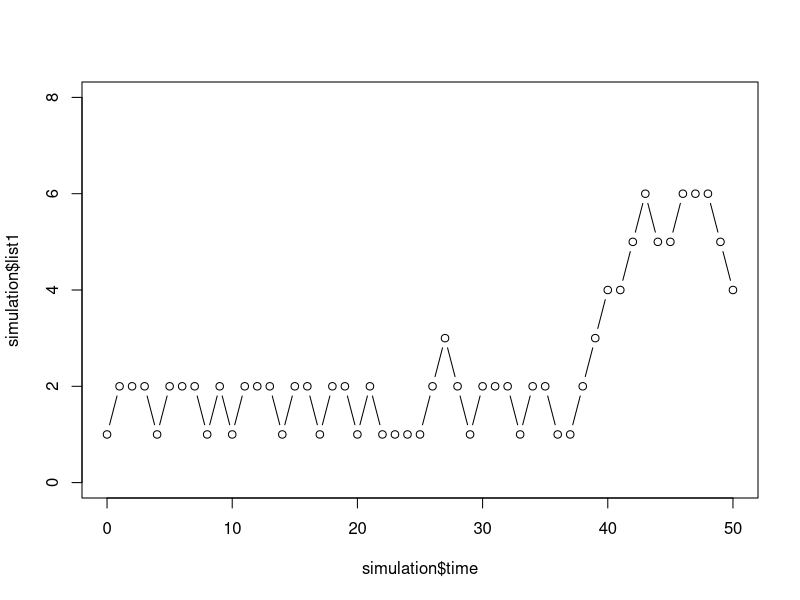

Write the R code that produced this figure.
markov_simulate = function(initial_state, transition_matrix, steps){
  dimension = 1:dim(transition_matrix)[1]
  list1 = rep(NA, steps + 1)
  list1[1] = initial_state
  for(i in 1:steps){
    list1[i + 1] = sample(dimension, 1, prob = transition_matrix[list1[i],])
  }
  return(list(list1 = list1, time= 0:steps))
}

R1 = c(1/3,2/3,0,0,0,0,0,0)
R2 = c(1/3,1/3,1/3,0,0,0,0,0)
R3 = c(0,1/3,1/3,1/3,0,0,0,0)
R4 = c(0,0,1/3,1/3,1/3,0,0,0)
R5 = c(0,0,0,1/3,1/3,1/3,0,0)
R6 = c(0,0,0,0,1/3,1/3,1/3,0)
R7 = c(0,0,0,0,0,1/3,1/3,1/3)
R8 = c(0,0,0,0,0,0,2/3,1/3)

trans = rbind(R1,R2,R3,R4,R5,R6,R7,R8)

simulation = markov_simulate(1, trans, 50)
#plot list1 as a function of the time index
plot(simulation$list1~simulation$time, type = "b", ylim = c(0,8))

#part b starts from here
first_state = matrix(c(1,0,0,0,0,0,0,0), nrow = 1)
second_state = first_state %*% trans
third_state = second_state %*% trans

p_value = 50
p_matrix = first_state = matrix(c(1,0,0,0,0,0,0,0), nrow = 1)
for(i in 1:p_value){
  p_matrix = p_matrix %*% trans
}